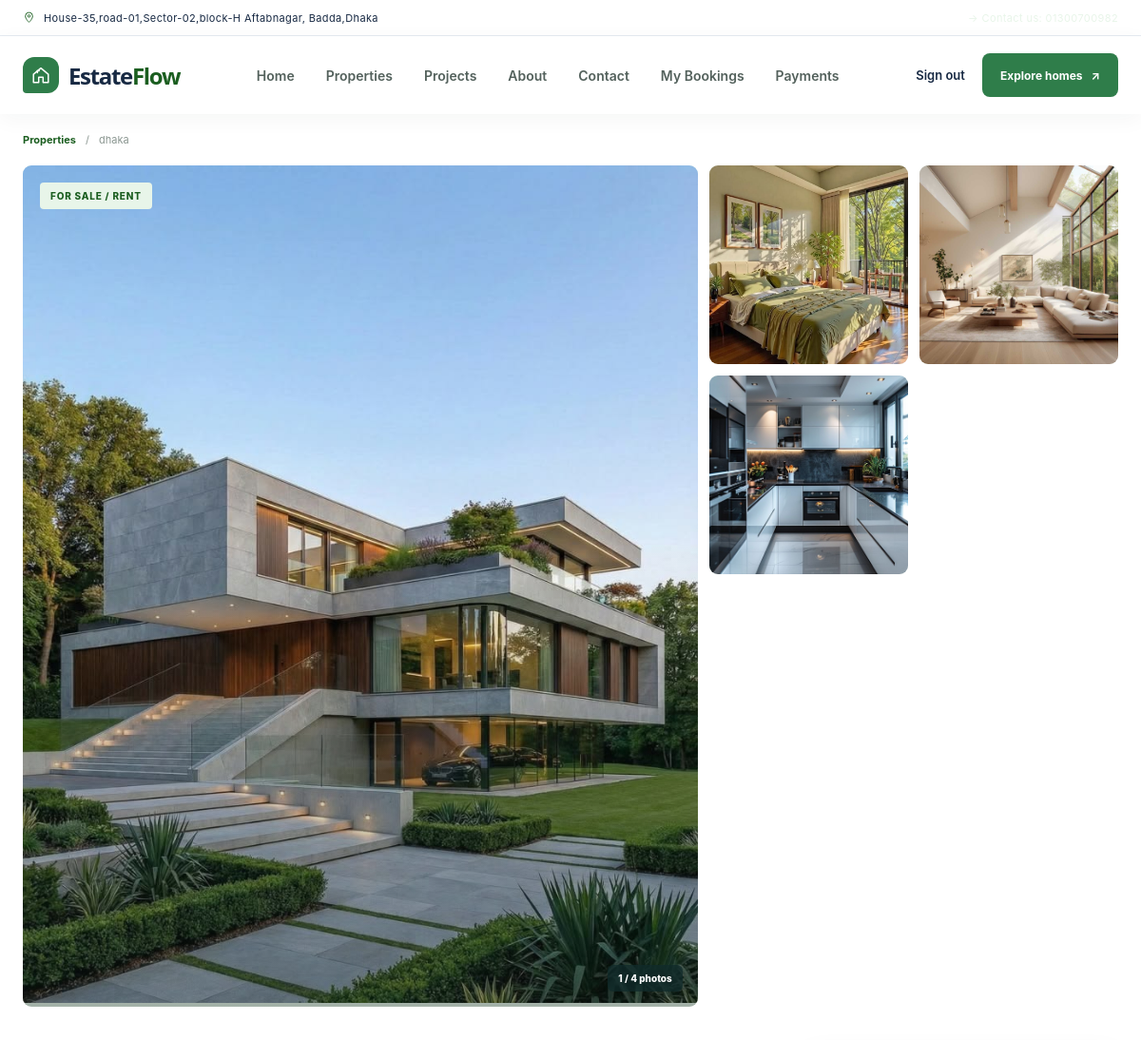
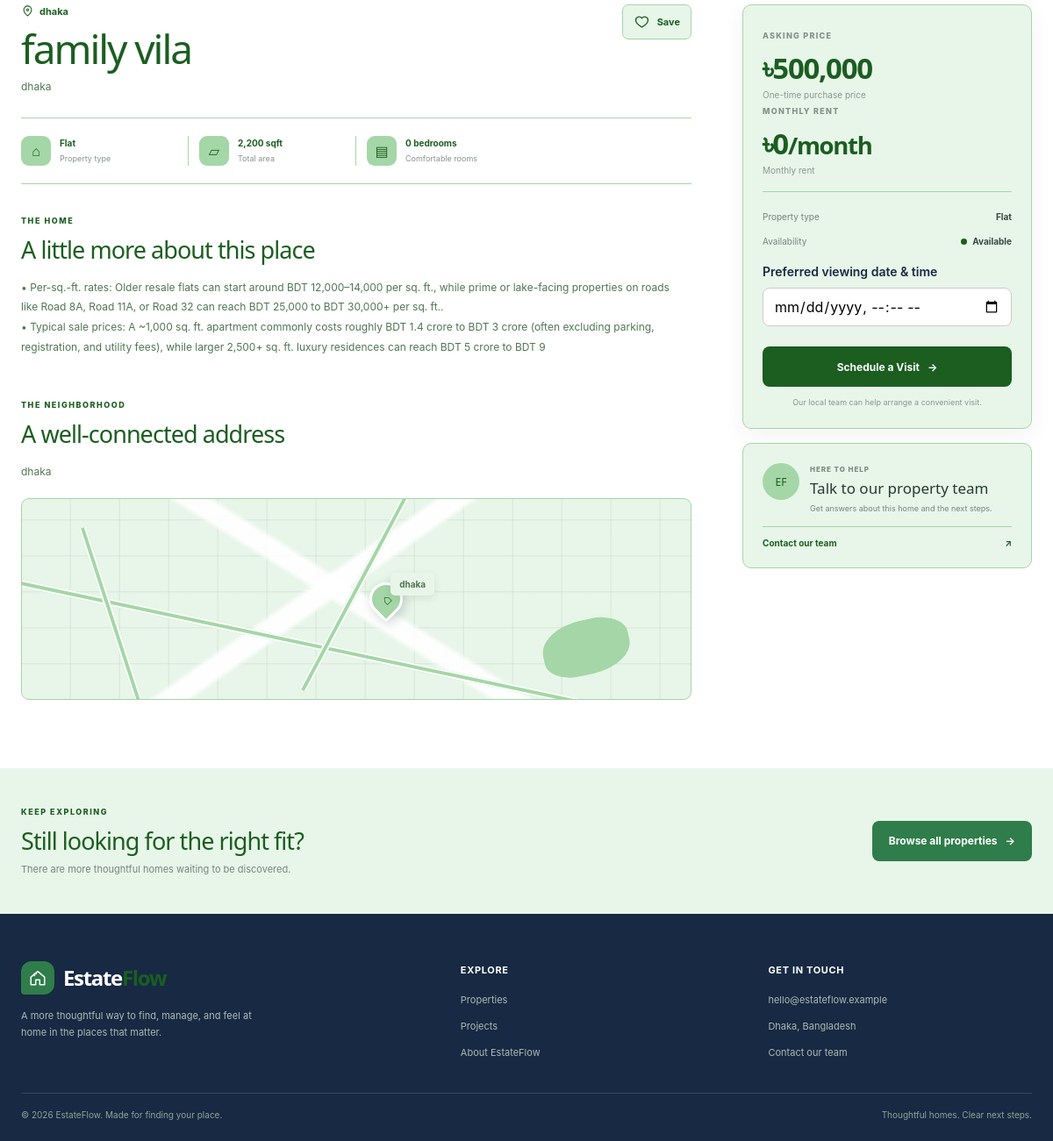
/frontend/user/property-details.php?id=22 (signed in), run on the app's committed database (2 pictures, top to bottom).
### tables this page shows
CREATE TABLE `properties` (
  `property_id` bigint UNSIGNED NOT NULL,
  `owner_id` bigint UNSIGNED NOT NULL,
  `title` varchar(100) NOT NULL,
  `property_type` enum('flat','land','commercial') NOT NULL,
  `address` varchar(255) NOT NULL,
  `area_sqft` decimal(10,2) DEFAULT NULL,
  `price` decimal(12,2) DEFAULT NULL,
  `monthly_rent` decimal(12,2) DEFAULT NULL,
  `flat_details` varchar(100) NOT NULL,
  `status` enum('available','sold','rented') NOT NULL DEFAULT 'available',
  `description` text,
  `created_at` datetime NOT NULL DEFAULT CURRENT_TIMESTAMP,
  `imagas` varchar(100) NOT NULL
);

### frontend/user/property-details.php (the view, shortened to what this page needs)
<?php
$listingPage = 'customers_dashboard.php#properties';
$id = (int)($_GET['id'] ?? 0);
$p  = null;
$userId = (int)($_SESSION['user_id'] ?? 0);
$customerId = 0;
if ($userId > 0) {
  $cStmt = $conn->prepare("SELECT customer_id FROM customers WHERE user_id = ? LIMIT 1");
  $cStmt->bind_param('i', $userId);
  $cStmt->execute();
  $cRow = $cStmt->get_result()->fetch_assoc();
  $customerId = (int)($cRow['customer_id'] ?? 0);
}
$userVisit = null;
if ($customerId > 0 && $id > 0) {
  $vStmt = $conn->prepare("SELECT v.visit_id, v.booking_id, v.visit_time, v.status
                           FROM visits v
                           WHERE v.property_id = ? AND v.customer_id = ?
                           ORDER BY v.visit_id DESC LIMIT 1");
  $vStmt->bind_param('ii', $id, $customerId);
  $vStmt->execute();
  $userVisit = $vStmt->get_result()->fetch_assoc();
}
if ($id > 0) {
  $stmt = $conn->prepare("SELECT property_id, title, property_type, address, area_sqft,
                                 price, monthly_rent, flat_details, status,imagas, description
                          FROM properties WHERE property_id = ? LIMIT 1");
  $stmt->bind_param('i', $id);
  $stmt->execute();
  $p = $stmt->get_result()->fetch_assoc();
}
function money($n) { return '৳' . number_format((float)$n); }
$imageUrl = static function (?string $path): ?string {
  $path = trim(str_replace('\\', '/', (string)$path));
  if ($path === '') {
    return null;
  }
  if (!str_starts_with($path, 'uploads/') && !str_starts_with($path, '../uploads/')) {
    return null;
  }
  $ownerDirectory = realpath(__DIR__ . '/../../backend/owner');
  $filePath = realpath(__DIR__ . '/../../backend/owner/property_crud/' . $path);
  if (
    $ownerDirectory === false
    || $filePath === false
    || !is_file($filePath)
    || !str_starts_with(strtolower($filePath), strtolower($ownerDirectory . DIRECTORY_SEPARATOR))
  ) {
    return null;
  }
  return '../../backend/owner/property_crud/' . implode('/', array_map('rawurlencode', explode('/', $path)));
};
$galleryImages = [];
if ($p) {
  $imageStmt = $conn->prepare(
    'SELECT image_path FROM property_images
     WHERE property_id = ?
     ORDER BY is_primary DESC, created_at ASC, image_id ASC'
  );
  $imageStmt->bind_param('i', $p['property_id']);
  $imageStmt->execute();
  foreach ($imageStmt->get_result()->fetch_all(MYSQLI_ASSOC) as $image) {
    $src = $imageUrl($image['image_path'] ?? null);
    if ($src !== null) {
      $galleryImages[$src] = $src;
    }
  }
  $legacyImage = $imageUrl($p['imagas'] ?? null);
  if ($legacyImage !== null) {
    $galleryImages[$legacyImage] = $legacyImage;
  }
  $galleryImages = array_values($galleryImages);
  $typeLabel   = ucfirst($p['property_type']);
  $statusLabel = ucfirst($p['status']);
  $hasPrice    = $p['price'] !== null;
  $hasRent     = $p['monthly_rent'] !== null;
  if ($p['status'] === 'sold')        $tag = 'Sold';
  elseif ($p['status'] === 'rented')  $tag = 'Rented';
  elseif ($hasPrice && $hasRent)      $tag = 'For sale / rent';
  elseif ($hasRent)                   $tag = 'For rent';
  else                                $tag = 'For sale';
  $parts    = array_map('trim', explode(',', $p['address']));
  $shortLoc = implode(', ', array_slice($parts, -2));
  $contactLink = 'contact.php?property=' . urlencode($p['title']);
}
?>
<!doctype html>
<html lang="en">
<head>
  <link rel="stylesheet" href="partials/style.css">
  <link rel="stylesheet" href="partials/property-details.css">
  <link href="https://cdnjs.cloudflare.com/ajax/libs/font-awesome/6.5.2/css/all.min.css" rel="stylesheet">
</head>
<body class="property-details-page">
  <?php include __DIR__ . '/partials/customar_header.php'; ?>
  <main>
<?php if (!$p): ?>
    <section class="shell" style="padding:80px 0; text-align:center;">
      <h1>Property pawa jayni</h1>
      <p>Ei property ta hoyto remove kora hoyeche ba link ta thik nei.</p>
      <a class="button" href="<?= $listingPage ?>">Browse all properties <span aria-hidden="true">→</span></a>
    </section>
<?php else: ?>
    <div class="shell details-breadcrumb">
      <a href="<?= $listingPage ?>">Properties</a>
      <span aria-hidden="true">/</span>
      <span><?= htmlspecialchars($shortLoc) ?></span>
    </div>
    <section class="shell detail-gallery<?= count($galleryImages) <= 1 ? ' detail-gallery-single' : '' ?>" aria-label="Property photo gallery">
      <div class="gallery-main">
        <?php if ($galleryImages): ?>
          <img src="<?= htmlspecialchars($galleryImages[0], ENT_QUOTES, 'UTF-8') ?>" alt="<?= htmlspecialchars($p['title'], ENT_QUOTES, 'UTF-8') ?>">
          <span class="gallery-count">1 / <?= count($galleryImages) ?> photos</span>
        <?php else: ?>
          <span class="gallery-empty">No photos uploaded yet.</span>
        <?php endif; ?>
        <span class="listing-tag"><?= htmlspecialchars($tag) ?></span>
      </div>
      <?php if (count($galleryImages) > 1): ?>
        <div class="gallery-side">
          <?php foreach (array_slice($galleryImages, 1) as $index => $src): ?>
            <figure>
              <img src="<?= htmlspecialchars($src, ENT_QUOTES, 'UTF-8') ?>"
                   alt="<?= htmlspecialchars($p['title'], ENT_QUOTES, 'UTF-8') ?> photo <?= $index + 2 ?>"
                   loading="lazy">
            </figure>
          <?php endforeach; ?>
        </div>
      <?php endif; ?>
    </section>
    <section class="shell property-detail-layout">
      <div class="property-main-content">
        <div class="property-heading">
          <div>
            <p class="property-location">
              <svg width="15" height="15" viewBox="0 0 24 24" fill="none" aria-hidden="true"><path d="M19 10c0 5-7 11-7 11S5 15 5 10a7 7 0 1 1 14 0Z" stroke="currentColor" stroke-width="1.7"/><circle cx="12" cy="10" r="2" stroke="currentColor" stroke-width="1.7"/></svg>
              <?= htmlspecialchars($shortLoc) ?>
            </p>
            <h1><?= htmlspecialchars($p['title']) ?></h1>
            <p class="property-address"><?= htmlspecialchars($p['address']) ?></p>
          </div>
          <button class="save-property" type="button" aria-label="Save this property">
            <svg width="19" height="19" viewBox="0 0 24 24" fill="none" aria-hidden="true"><path d="M20.8 8.8c0 5.2-8.8 10-8.8 10s-8.8-4.8-8.8-10A4.8 4.8 0 0 1 12 6.1a4.8 4.8 0 0 1 8.8 2.7Z" stroke="currentColor" stroke-width="1.7" stroke-linejoin="round"/></svg>
            Save
          </button>
        </div>
        <div class="property-highlights" aria-label="Property highlights">
          <div><span class="highlight-icon" aria-hidden="true">⌂</span><strong><?= htmlspecialchars($typeLabel) ?></strong><small>Property type</small></div>
          <?php if ($p['area_sqft'] !== null): ?>
            <div><span class="highlight-icon" aria-hidden="true">▱</span><strong><?= number_format($p['area_sqft']) ?> sqft</strong><small>Total area</small></div>
          <?php endif; ?>
          <?php if ($p['flat_details'] !== null): ?>
            <div><span class="highlight-icon" aria-hidden="true">▤</span><strong><?= (int)$p['flat_details'] ?> bedroom<?= (int)$p['flat_details'] === 1 ? '' : 's' ?></strong><small>Comfortable rooms</small></div>
          <?php endif; ?>
        </div>
        <section class="detail-section" aria-labelledby="overview-title">
          <p class="section-kicker">THE HOME</p>
          <h2 id="overview-title">A little more about this place</h2>
          <?php if (!empty(trim((string)$p['description']))): ?>
            <p class="detail-description"><?= nl2br(htmlspecialchars($p['description'])) ?></p>
          <?php else: ?>
            <p class="detail-description">Contact our team to learn more about this property.</p>
          <?php endif; ?>
        </section>
        <section class="detail-section location-section" aria-labelledby="location-title">
          <p class="section-kicker">THE NEIGHBORHOOD</p>
          <h2 id="location-title">A well-connected address</h2>
          <p class="detail-description"><?= htmlspecialchars($p['address']) ?></p>
          <div class="location-visual" role="img" aria-label="Decorative neighborhood map for <?= htmlspecialchars($shortLoc) ?>">
            <span class="map-road road-one"></span>
            <span class="map-road road-two"></span>
            <span class="map-park"></span>
            <span class="map-pin" aria-hidden="true">⌂</span>
            <span class="map-label"><?= htmlspecialchars($parts[count($parts) > 1 ? count($parts) - 2 : 0]) ?></span>
          </div>
        </section>
      </div>
      <aside class="property-sidebar" aria-label="Property price and contact">
        <section class="price-card">
          <?php if ($hasPrice): ?>
            <span class="price-card-label">ASKING PRICE</span>
            <div class="property-detail-price"><?= money($p['price']) ?></div>
            <p class="price-caption">One-time purchase price</p>
          <?php endif; ?>
          <?php if ($hasRent): ?>
            <span class="price-card-label"><?= $hasPrice ? 'MONTHLY RENT' : 'RENT' ?></span>
            <div class="property-detail-price"><?= money($p['monthly_rent']) ?><small>/month</small></div>
            <p class="price-caption">Monthly rent</p>
          <?php endif; ?>
          <div class="price-divider"></div>
          <div class="sidebar-fact"><span>Property type</span><strong><?= htmlspecialchars($typeLabel) ?></strong></div>
          <div class="sidebar-fact"><span>Availability</span><strong class="availability"><i aria-hidden="true"></i> <?= htmlspecialchars($statusLabel) ?></strong></div>
          <?php if ($userVisit && $userVisit['status'] === 'completed'): ?>
            <div style="background:#f0fdf4; border:1px solid #86efac; border-radius:12px; padding:18px; margin:16px 0;">
              <div style="display:flex; align-items:center; gap:8px; color:#15803d; font-size:16px; font-weight:700;">
                <i class="fa-solid fa-circle-check fa-lg"></i> You Visited This Property
              </div>
              <p style="margin:6px 0 14px; font-size:13px; color:#475569;">
                Visit completed on <strong><?= date('M d, Y · h:i A', strtotime($userVisit['visit_time'])) ?></strong>.
              </p>
              <div style="display:grid; gap:10px;">
                <?php if ($p['status'] === 'available'): ?>
                  <?php if ($hasPrice): ?>
                    <form method="post">
                      <input type="hidden" name="action" value="proceed_to_buy">
                      <input type="hidden" name="booking_id" value="<?= (int)$userVisit['booking_id'] ?>">
                      <button class="button" type="submit" style="width:100%; background:#0f766e; color:#fff; font-weight:700; border:none; padding:10px 14px; border-radius:8px; cursor:pointer;">
                        <i class="fa-solid fa-handshake"></i> Proceed to Buy · <?= money($p['price']) ?>
                      </button>
                    </form>
                  <?php endif; ?>
                  <?php if ($hasRent): ?>
                    <form method="post">
                      <input type="hidden" name="action" value="proceed_to_rent">
                      <input type="hidden" name="booking_id" value="<?= (int)$userVisit['booking_id'] ?>">
                      <button class="button" type="submit" style="width:100%; background:#0284c7; color:#fff; font-weight:700; border:none; padding:10px 14px; border-radius:8px; cursor:pointer;">
                        <i class="fa-solid fa-key"></i> Proceed to Rent · <?= money($p['monthly_rent']) ?>/mo
                      </button>
                    </form>
                  <?php endif; ?>
                <?php else: ?>
                  <p style="margin:0; font-size:13px; font-weight:600; color:#15803d;">
                    <i class="fa-solid fa-circle-check"></i> Status: <?= htmlspecialchars(ucfirst($p['status'])) ?>
                  </p>
                <?php endif; ?>
                <a href="payments.php" style="display:block; text-align:center; background:#ffffff; border:1px solid #cbd5e1; color:#1e293b; padding:9px 12px; border-radius:8px; text-decoration:none; font-weight:700; font-size:13px;">
                  <i class="fa-solid fa-credit-card"></i> View Invoices &amp; Pay via SSLCommerz
                </a>
              </div>
              <details style="margin-top:14px; font-size:13px;">
                <summary style="cursor:pointer; color:#0f766e; font-weight:600;">Want to book another visit?</summary>
                <form method="post" action="book_property.php" style="display:grid; gap:8px; margin-top:8px;">
                  <input type="hidden" name="property_id" value="<?= (int)$p['property_id'] ?>">
                  <label for="revisit_date" style="font-size:12px;">New viewing date &amp; time</label>
                  <input id="revisit_date" name="booking_date" type="datetime-local" required
                         min="<?= date('Y-m-d\TH:i') ?>"
                         style="padding:8px 10px; border:1px solid #ccc; border-radius:6px; font-size:13px;">
                  <button class="button" type="submit" style="padding:8px; font-size:13px;">Schedule New Visit</button>
                </form>
              </details>
            </div>
          <?php elseif ($p['status'] === 'available'): ?>
            <form method="post" action="book_property.php" style="display:grid; gap:10px; margin-top:12px;">
              <label for="booking_date" style="font-size:14px; font-weight:600;">Preferred viewing date &amp; time</label>
              <input id="booking_date" name="booking_date" type="datetime-local" required
                     min="<?= date('Y-m-d\TH:i') ?>"
                     style="padding:10px 12px; border:1px solid #ccc; border-radius:8px;">
              <button class="button viewing-button" type="submit">Schedule a Visit <span aria-hidden="true">→</span></button>
            </form>
          <?php endif; ?>
          <p class="contact-note">Our local team can help arrange a convenient visit.</p>
        </section>
        <section class="advisor-card">
          <div class="advisor-avatar" aria-hidden="true">EF</div>
          <div>
            <p class="advisor-label">HERE TO HELP</p>
            <h2>Talk to our property team</h2>
            <p>Get answers about this home and the next steps.</p>
          </div>
          <a class="advisor-link" href="<?= htmlspecialchars($contactLink) ?>">Contact our team <span aria-hidden="true">↗</span></a>
        </section>
      </aside>
    </section>
<?php endif; ?>
    <section class="more-homes">
      <div class="shell more-homes-inner">
        <div>
          <p class="section-kicker">KEEP EXPLORING</p>
          <h2>Still looking for the right fit?</h2>
          <p>There are more thoughtful homes waiting to be discovered.</p>
        </div>
        <a class="button" href="<?= $listingPage ?>">Browse all properties <span aria-hidden="true">→</span></a>
      </div>
    </section>
  </main>
  <?php include __DIR__ . '/partials/footer.php'; ?>
</body>
</html>

### data on the page
properties: address "dhaka", tag "FOR SALE / RENT", title "family vila", property_type "Flat", area_sqft "2,200", flat_details "0", description "• Per-sq.-ft. rates: Older resale flats can start around BDT 12,000–14,000 per sq. ft., while prime or lake-facing properties on roads like Road 8A, Road 11A, or Road 32 can reach BDT 25,000 to BDT 30,000+ per sq. ft.. • Typical sale prices: A ~1,000 sq. ft. apartment commonly costs roughly BDT 1.4 crore to BDT 3 crore (often excluding parking, registration, and utility fees), while larger 2,500+ sq. ft. luxury residences can reach BDT 5 crore to BDT 9", price "৳500,000", monthly_rent "৳0", status "Available"

### other printed values
count($galleryImages) "4"
